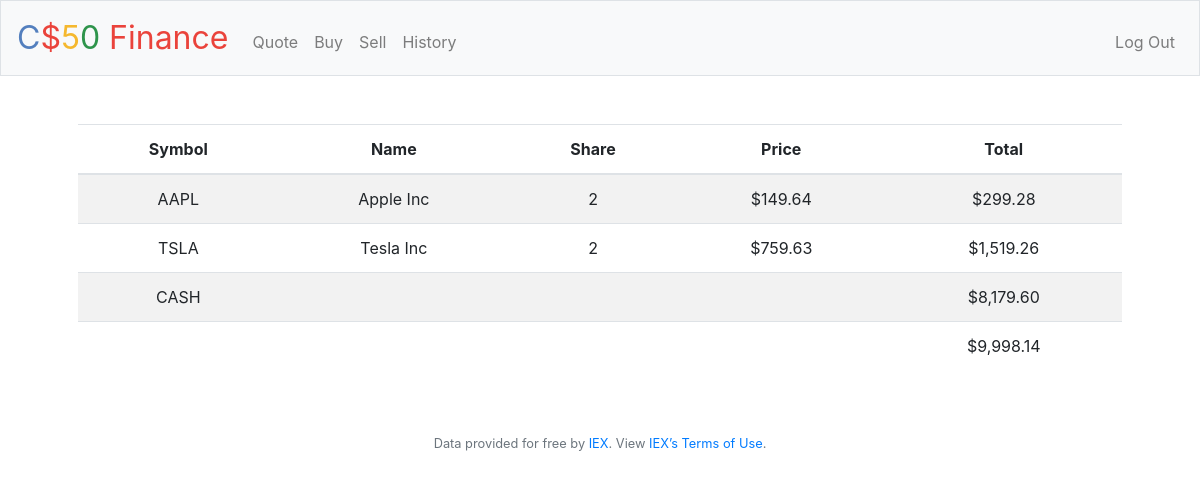
The page / (signed in) on the database its author committed.
### tables this page shows
CREATE TABLE transactions( id INTEGER PRIMARY KEY AUTOINCREMENT, user_id INTEGER NOT NULL,name TEXT NOT NULL,share INTEGER NOT NULL,price NUMERIC NOT NULL,type TEXT NOT NULL,symbol TEXT NOT NULL,time TIMESTAMP DEFAULT CURRENT_TIMESTAMP,FOREIGN KEY(user_id) REFERENCES users(id));

CREATE TABLE users (id INTEGER, username TEXT NOT NULL, hash TEXT NOT NULL, cash NUMERIC NOT NULL DEFAULT 10000.00, PRIMARY KEY(id));

### application.py (the view)
@app.route("/")
@login_required
def index():
    user_id=session["user_id"]
    stocks=db.execute("SELECT symbol,name,price,SUM(share) as totalShares FROM transactions WHERE user_id=? GROUP BY symbol",user_id)
    cash=db.execute("SELECT cash FROM users WHERE id=?",user_id)[0]['cash']
    total=cash
    for stock in stocks:
        total+=stock['price']*stock['totalShares']
    return render_template("index.html",stocks=stocks,cash=cash,usd=usd,total=total)

### application.py (called while the page is built)
@app.after_request
def after_request(response):
    response.headers["Cache-Control"] = "no-cache, no-store, must-revalidate"
    response.headers["Expires"] = 0
    response.headers["Pragma"] = "no-cache"
    return response

### helpers.py (called while the page is built)
def login_required(f):
    @wraps(f)
    def decorated_function(*args, **kwargs):
        if session.get("user_id") is None:
            return redirect("/login")
        return f(*args, **kwargs)
    return decorated_function

def usd(value):
    return f"${value:,.2f}"

### templates/index.html (shortened to what this page needs)
{% extends "layout.html" %}
{% block main %}
    <table class="table table-striped">
        <thead>
            <tr>
                <th>Symbol</th>
                <th>Name</th>
                <th>Share</th>
                <th>Price</th>
                <th>Total</th>
            </tr>
        </thead>
        <tbody>
            {%for stock in stocks%}
            <tr>
                <td>{{ stock["symbol"] }}</td>
                <td>{{ stock["name"] }}</td>
                <td>{{ stock["totalShares"] }}</td>
                <td>{{ usd(stock["price"]) }}</td>
                <td>{{ usd(stock["totalShares"] * stock["price"]) }}</td>
            </tr>
            {%endfor%}
            <tr>
                <td>CASH</td>
                <td colspan="3"></td>
                <td>{{usd(cash)}}</td>
            </tr>
        </tbody>
        <tfoot>
            <td colspan="4"></td>
            <td>{{usd(total)}}</td>
        </tfoot>
    </table>
{% endblock %}

### rows shown on the page
transactions: symbol "AAPL", name "Apple Inc", totalShares "2", price "$149.64", totalShares "$299.28"
transactions: symbol "TSLA", name "Tesla Inc", totalShares "2", price "$759.63", totalShares "$1,519.26"
users: cash "$8,179.60"

### other values the page prints
{{ usd(total) }} "$9,998.14"
